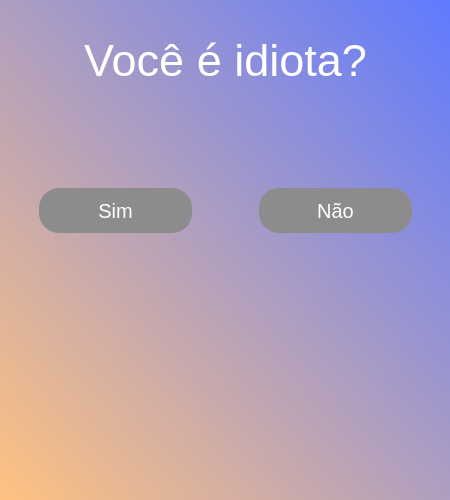
<?xml version="1.0" encoding="UTF-8"?>
<ui version="4.0">
 <class>MainWindow</class>
 <widget class="QMainWindow" name="MainWindow">
  <property name="geometry">
   <rect>
    <x>0</x>
    <y>0</y>
    <width>450</width>
    <height>500</height>
   </rect>
  </property>
  <property name="maximumSize">
   <size>
    <width>450</width>
    <height>500</height>
   </size>
  </property>
  <property name="windowTitle">
   <string>MainWindow</string>
  </property>
  <widget class="QWidget" name="centralwidget">
   <property name="styleSheet">
    <string notr="true">QWidget#centralwidget{
	background-color: qlineargradient(spread:pad, x1:0, y1:1, x2:1, y2:0, stop:0 rgba(255, 194, 128, 255), stop:1 rgba(94, 122, 255, 255));
}

QLabel{
	font-size: 45px;
	color: rgb(255, 255, 255);
}

QPushButton{
	font-size: 20px;
	color: white;
	min-height: 45px;
	border-radius: 20px;
	background-color: rgb(140, 140, 140);
}</string>
   </property>
   <widget class="QLabel" name="label">
    <property name="geometry">
     <rect>
      <x>10</x>
      <y>10</y>
      <width>431</width>
      <height>101</height>
     </rect>
    </property>
    <property name="text">
     <string>Você é idiota?</string>
    </property>
    <property name="alignment">
     <set>Qt::AlignCenter</set>
    </property>
   </widget>
   <widget class="QFrame" name="frame_yes">
    <property name="geometry">
     <rect>
      <x>30</x>
      <y>160</y>
      <width>171</width>
      <height>101</height>
     </rect>
    </property>
    <property name="frameShape">
     <enum>QFrame::NoFrame</enum>
    </property>
    <property name="frameShadow">
     <enum>QFrame::Raised</enum>
    </property>
    <layout class="QHBoxLayout" name="horizontalLayout">
     <item>
      <widget class="QPushButton" name="button_yes">
       <property name="text">
        <string>Sim</string>
       </property>
      </widget>
     </item>
    </layout>
   </widget>
   <widget class="QFrame" name="frame_no">
    <property name="geometry">
     <rect>
      <x>250</x>
      <y>160</y>
      <width>171</width>
      <height>101</height>
     </rect>
    </property>
    <property name="frameShape">
     <enum>QFrame::NoFrame</enum>
    </property>
    <property name="frameShadow">
     <enum>QFrame::Raised</enum>
    </property>
    <layout class="QHBoxLayout" name="horizontalLayout_2">
     <item>
      <widget class="QPushButton" name="button_no">
       <property name="text">
        <string>Não</string>
       </property>
      </widget>
     </item>
    </layout>
   </widget>
  </widget>
 </widget>
 <resources/>
 <connections/>
</ui>
